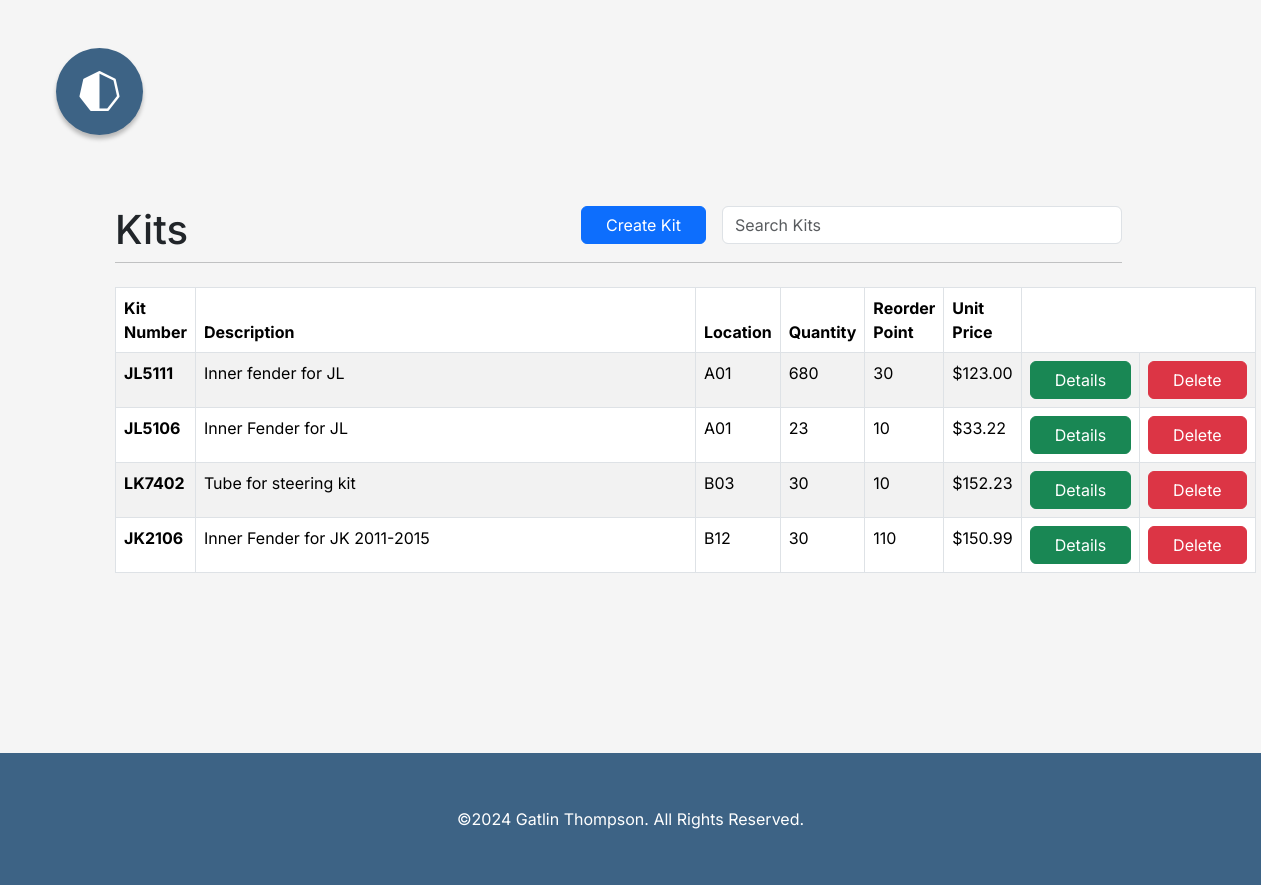
The page /partsdb/kit/ (signed in) on the database its author committed.
### partsdatabase/models.py (models this page shows, shortened)
class Kit(models.Model):
    name = models.CharField(max_length=10, unique=True)
    description = models.TextField(max_length=500)
    location = models.CharField(max_length=10)
    quantity = models.IntegerField()
    reorder_quantity = models.PositiveIntegerField()
    unit_price = models.DecimalField(decimal_places=2, max_digits=20)
    hardware = models.ManyToManyField(Hardware, through='KitHardwareAssembly', blank=True)
    hardware_kit = models.ManyToManyField(HardwareKit, through='KitHardwareKit', blank=True)
    part = models.ManyToManyField(Part, through='KitPartAssembly', blank=True)

### partsdatabase/views.py (the view)
# urls.py: path('kit/', views.kit, name='kit'),
@login_required
def kit(request):
    kits = Kit.objects.all()
    return render(request, 'partsdatabase/kit/kit.html', {'kits': kits})

### partsdatabase/templates/partsdatabase/kit/kit.html (shortened to what this page needs)
{% extends 'partsdatabase/componets/base.html' %}
{% load static %}
{% block body %}
    <section class="container-fluid row mt-5">
        <div class="col-xl-10 col-12 mx-auto">
            <div class="col-12 d-flex align-content-end ">
                <div class="col-3">
                   <h1 class="m-0">Kits</h1>
                </div>
                <div class="ms-auto col search-box">
                    {% if user.is_staff %}
                    <div>
                        <a href="{% url 'partsdatabase:create_kit' %}" class="btn btn-primary px-4">Create Kit</a>
                    </div>
                    {% endif %}
                     <div>
                         <form onsubmit="return false" class="flex-fill">
                            <input type="search" placeholder="Search Kits" name="search_item_input" id="search_item_input" class="form-control">
                        </form>
                     </div>
                </div>
            </div>
            <hr class="mt-2 mb-4">
            <table class="table table-bordered table-striped col-11 mx-auto">
                <thead>
                    <tr>
                        <th>Kit Number</th>
                        <th>Description</th>
                        <th>Location</th>
                        <th>Quantity</th>
                        <th>Reorder Point</th>
                        <th>Unit Price</th>
                        <th colspan="2">
                        </th>
                    </tr>
                </thead>
                <tbody>
                    {% for kit in kits %}
                        <tr class="item-db-row" data-part-number="{{ kit.name }}">
                            <td><strong>{{ kit.name }}</strong></td>
                            <td class="table-no-overflow hardware-description">
                                {{ kit.description }}
                            </td>
                            <td>{{ kit.location }}</td>
                            <td>{{ kit.quantity }}</td>
                            <td>{{ kit.reorder_quantity }}</td>
                            <td>${{ kit.unit_price }}</td>
                            <td>
                                <div class="w-100 d-flex justify-content-center">
                                    <a href="{% url 'partsdatabase:details_kit' kit.id %}" class="btn btn-success px-4">Details</a>
                                </div>
                            </td>
                            {% if user.is_staff %}
                            <td>
                                <div class="w-100 d-flex justify-content-center">
                                    <button class="btn btn-danger px-4"
                                            data-submit-link="{% url 'partsdatabase:delete_kit' kit.id %}"
                                            onclick="deleteItem({{ kit.id }}, `{{ kit.name }}`, this)">
                                        Delete
                                    </button>
                                </div>
                            </td>
                        {% endif %}
                        </tr>
                    {% endfor %}
                </tbody>
            </table>
        </div>
    </section>
{% endblock %}

### partsdatabase/static/style/style.css (style rules this page uses)
:root { --dark-blue: #3D6385; --gray: #D0D0D0; --white: #FFF; --light-gray: #F5F5F5; --light-blue: #51BDD4; --darker-red: #D23434; --bland-green: #6BCA74; --bladn-gray: #F9F9F9; --hot-pink: #e670bd; box-sizing: border-box; font-size: 16px; margin: 0; padding: 0; }
body { background-color: var(--light-gray); display: flex; flex-flow: column nowrap; }
.table-no-overflow { white-space: nowrap; overflow: hidden; text-overflow: ellipsis; min-width: 500px; }
.search-box { display: flex; gap: 16px; justify-content: end; align-content: center; }
.search-box > div > form { min-width: 400px; }

### rows shown on the page
Kit: name "JL5111", description "Inner fender for JL", location "A01", quantity "680", reorder_quantity "30", unit_price "123.00"
Kit: name "JL5106", description "Inner Fender for JL", location "A01", quantity "23", reorder_quantity "10", unit_price "33.22"
Kit: name "LK7402", description "Tube for steering kit", location "B03", quantity "30", reorder_quantity "10", unit_price "152.23"
Kit: name "JK2106", description "Inner Fender for JK 2011-2015", location "B12", quantity "30", reorder_quantity "110", unit_price "150.99"
